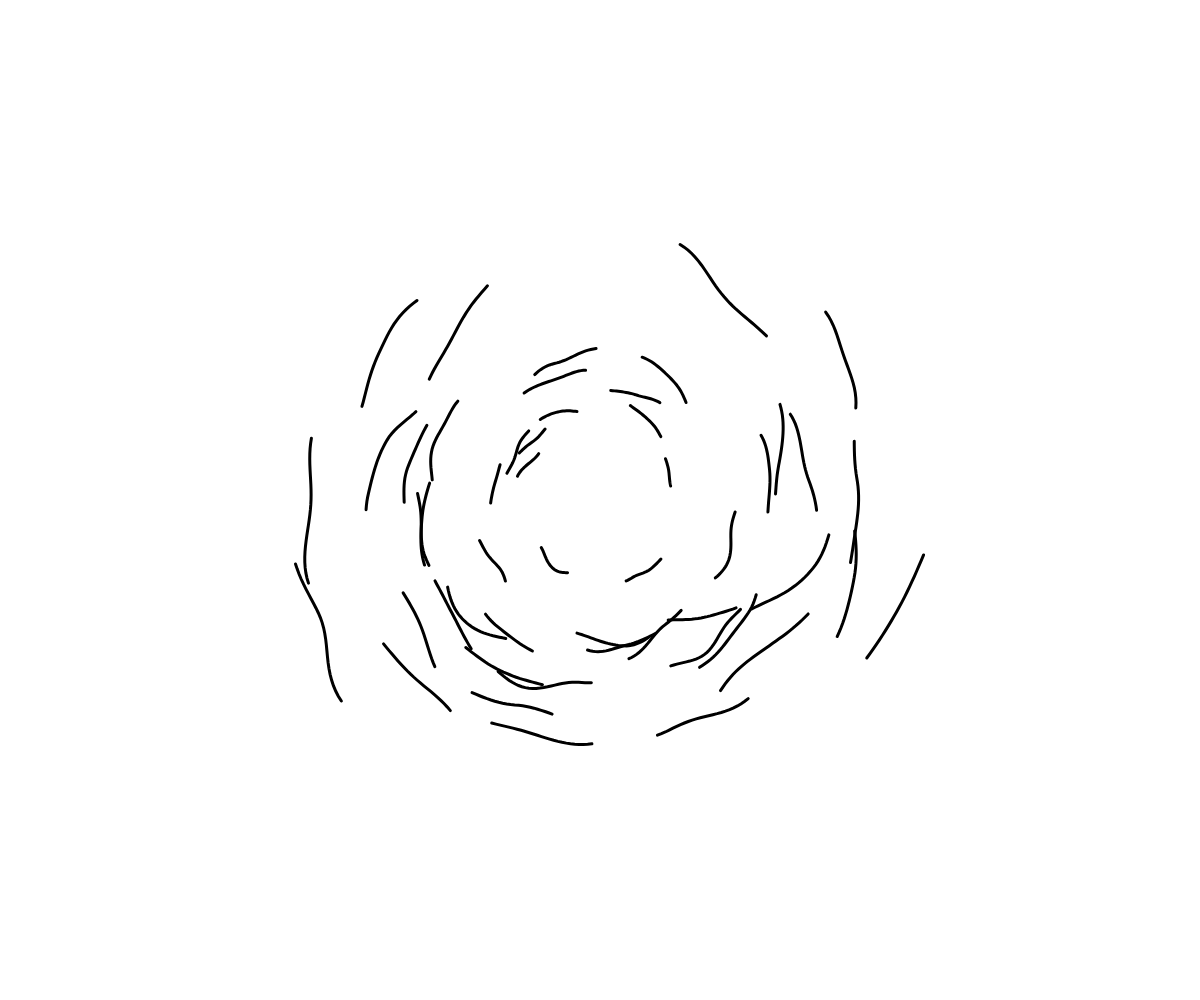
Frame 1 (no input)
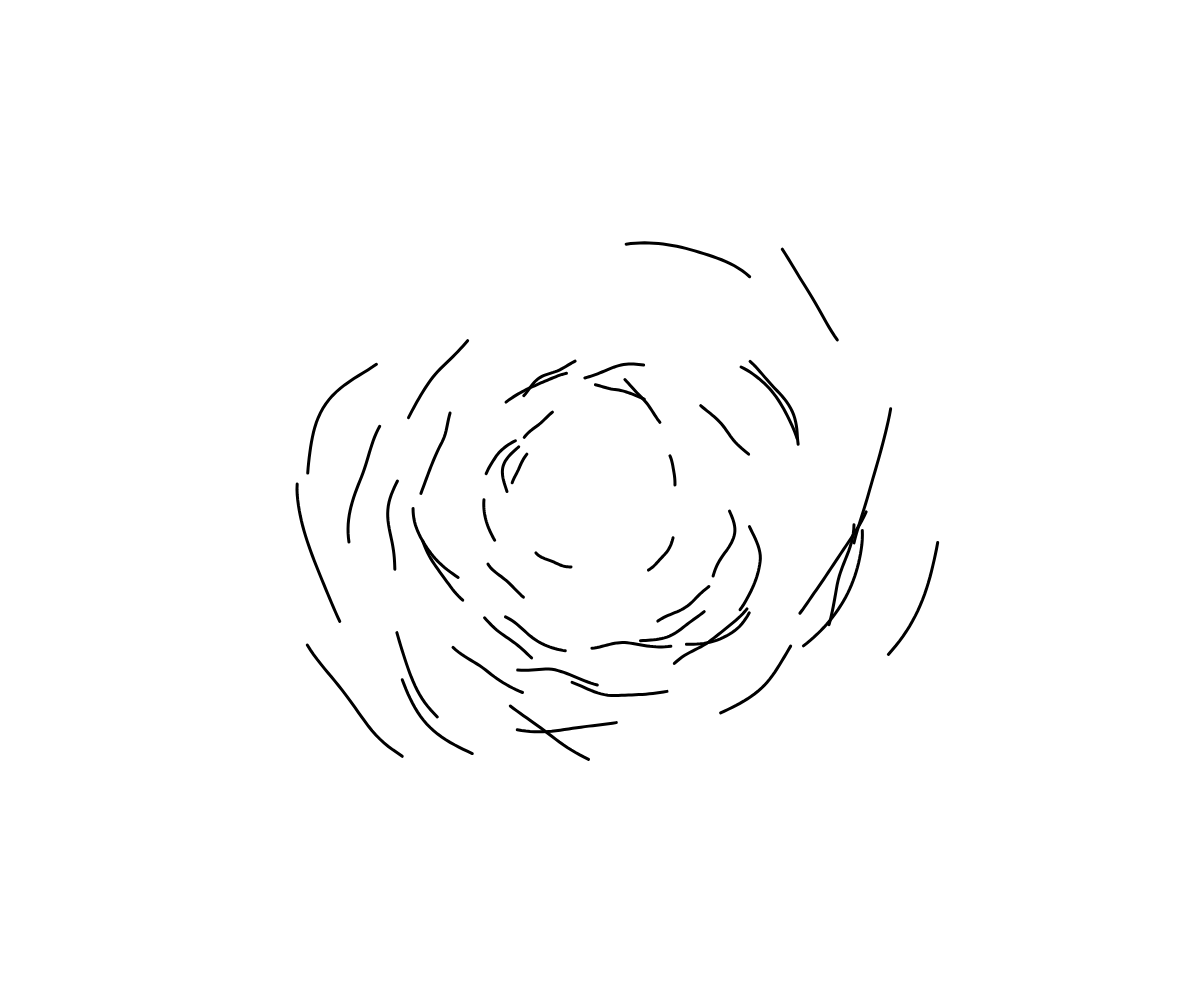
Frame 60 (no input)
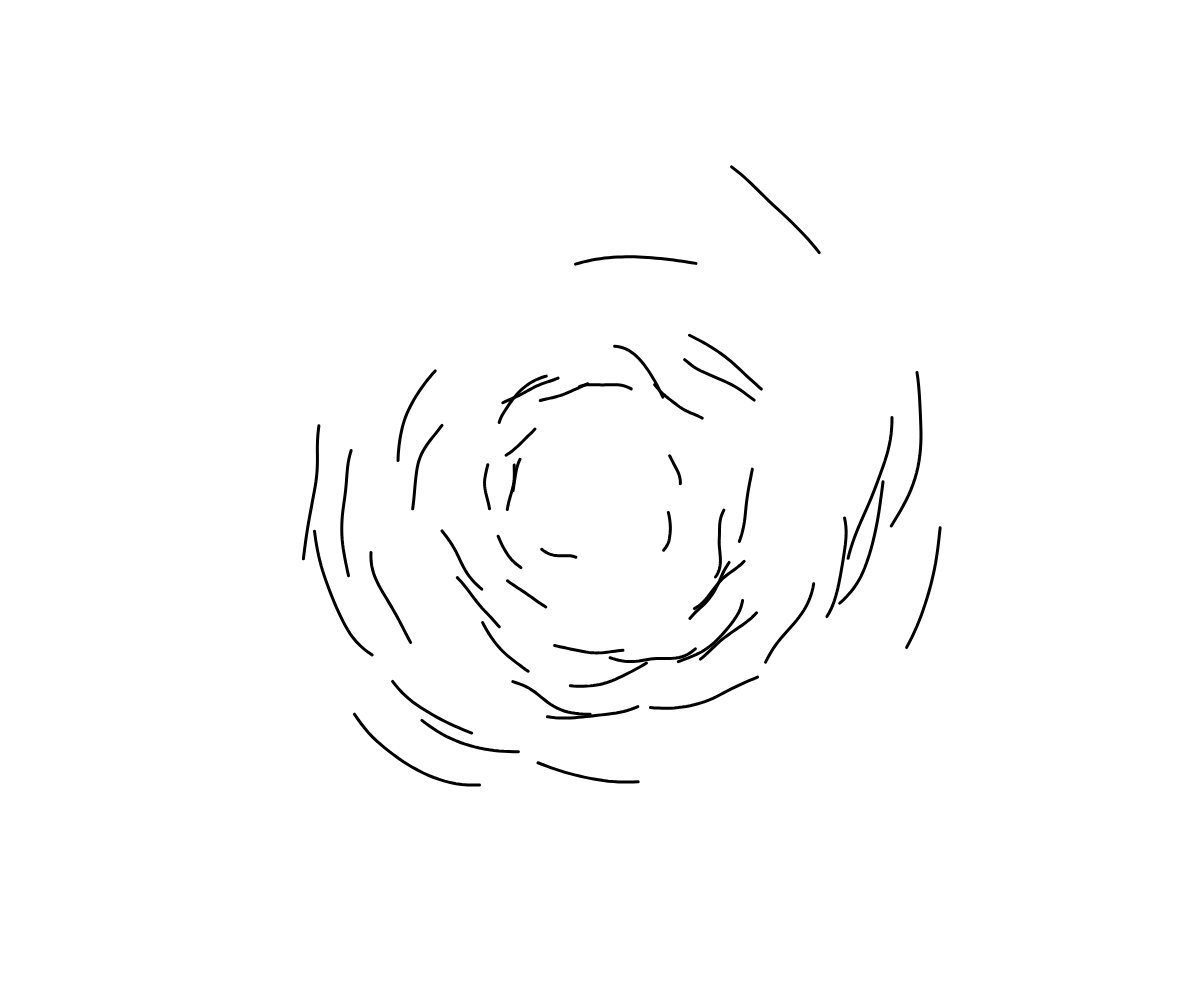
Frame 120 (the mouse pressed at the canvas centre since frame 60)

The p5.js sketch that drew these frames (run headless with seeded random() and noise() and a simulated clock; from frame 60 on, the mouse is pressed at the canvas centre):

// p5.js sketch
// ── sketch.js

var worm = [];
var n = 50;
var rot = 0;

function setup() {
  createCanvas(windowWidth,windowHeight);
  angleMode(DEGREES);
  strokeWeight(3);
  noFill();
  stroke(0);

  for(q=0;q<n;q++){
  worm.push(new Worm());
  }
}

function draw() {
  background(255);
  translate(width/2,height/2);
  rot+=0.3;
  rotate(rot);
  for(q=0;q<n;q++){
  worm[q].squiggle();
  }
}

function Worm(x,y,w,h){
  this.r = random(30,120); // radius
  this.pr = 0.5; // noise sampling radius
  this.seed = random(0,10000); // ensures no duplication
  this.ang = random(0,10000);
  this.len = random(20,30);
  this.speed = random(0.3,0.7);
  this.px;
  this.py;
  this.sx;
  this.sy;
  this.circle = function(){
    ellipse(mouseX,mouseY,30);
  }
  //draw worm
  this.squiggle=function(){
    this.a = this.ang;
    push();
    beginShape();
    for(i=0;i<this.len;i+=1){
    this.a+=1;
    this.px = sin(this.a)*this.pr+this.seed; // circle pattern for noise sampling
    this.py = cos(this.a)*this.pr+this.seed;
    this.wiggle = map(noise(this.px,this.py),0,1,0,this.r*3); // get noise value
	  this.sx = sin(this.a)*(this.r+this.wiggle); //draw wiggle line
	  this.sy = cos(this.a)*(this.r+this.wiggle);
    vertex(this.sx,this.sy);
    }
    endShape();
    pop();
    this.ang+= this.speed;
  }
}
